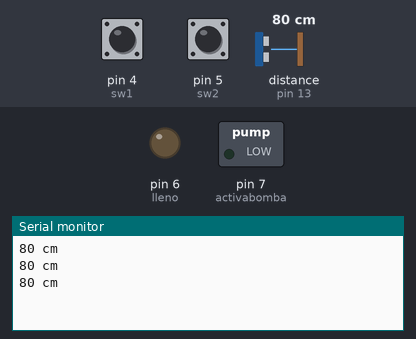
Simulated run of this sketch. Board: Arduino Uno, built with avr-gcc and run on an emulated ATmega328P. Shown: switched loads named in the sketch (green lamp = pin HIGH), output pins drawn as LEDs (lit = HIGH), the last lines printed to the serial monitor. Wiring (inferred from the names in the program): ultrasonic range finder: trigger pin 12; echo pin 13. Inputs (shaded band) come from the test bench; at power-on: distance to the obstacle (sensor on pin 13) 80 cm, pin 4 (sw1) LOW, pin 5 (sw2) LOW. The echo pulse lasts 58.3 µs per cm; pins used as bus, display or sensor lines are not drawn.

Above: at 1.3 s.
1.4 s: distance to the obstacle (sensor on pin 13) set to 197 cm
At 1.9 s:
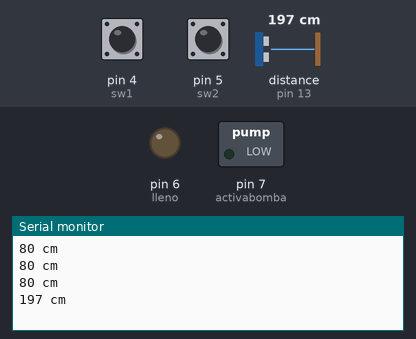
2.9 s: distance to the obstacle (sensor on pin 13) set to 205 cm
At 3.5 s:
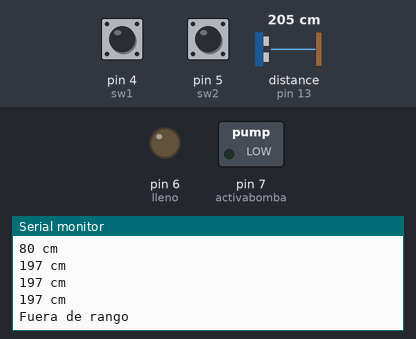

The sketch:

cafeterav2.ino
```cpp
/****************************************************************
 Sensor de Ultrasonico HC-SR04 con Arduino
*****************************************************************
Conexiones:
 - TRIG al pin D12
 - ECHO al pin D13

Notas:

  Raul Alvarez Torrico | Agosto de 2013
  http://www.TecBolivia.com  | info@tecbolivia.com
****************************************************************/

#define PIN_TRIG 12
#define PIN_ECO  13
int presion= 3;
int sw1=4;
int sw2=5;
int lleno=6;
int activabomba=7;


void setup() {
  // Inicializacion de la comunicacion serial
  Serial.begin (9600);
  // Inicializacion de pines digitales
  pinMode(PIN_TRIG, OUTPUT);
  pinMode(PIN_ECO, INPUT);
  pinMode(presion, INPUT);
  pinMode(sw1,INPUT);
  pinMode(sw2,INPUT);
  pinMode(lleno,OUTPUT);
  pinMode(activabomba,OUTPUT);
}

void loop() {
  long duracion, distancia;  // Variables

  /* Hacer el disparo */
  digitalWrite(PIN_TRIG, LOW);
  delayMicroseconds(2);
  digitalWrite(PIN_TRIG, HIGH);  // Flanco ascendente
  delayMicroseconds(10);        // Duracion del pulso
  digitalWrite(PIN_TRIG, LOW);  // Flanco descendente

  /* Recepcion del eco de respuesta */
  duracion = pulseIn(PIN_ECO, HIGH);

  /* Calculo de la distancia efectiva */
  distancia = (duracion/2) / 29;

  if(digitalRead(sw1)&&digitalRead(presion)==HIGH){
    //ACTIVO LOS SERVOS Y LA BOMBA CON RELE
}

  if(digitalRead(sw2)&&digitalRead(presion)==HIGH){
    //ACTIVO LOS OTROS SERVOS Y LA BOMBA CON RELE
  }

/* Imprimir resultados a la terminal serial */
  if (distancia >= 200 || distancia <= 0){
    Serial.println("Fuera de rango");

  }
  else {
    Serial.print(distancia);
    Serial.println(" cm");

  }

  // Retardo para disminuir la frecuencia de las lecturas
  delay(500);
}
```

Measured:
- the behaviour switches between 199 and 200 cm on distance to the obstacle (sensor on pin 13) (found by bisection; images 1 and 2)
- after the input at 1.4 s, the serial monitor: prints a new line after 0.13 s (image 1)
- after the input at 2.9 s, the serial monitor: prints a new line after 0.17 s (image 2)
